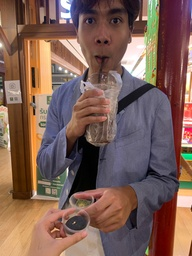
#> input picture Intensity features/pics/me.jpg, 192 x 256 px, shrunk from 1109 x 1479 before the run
$ python piecewise-linear.py
#> lines starting #> are read from the running program, lines starting #| are printed output that depends on the picture
import cv2 as cv
import numpy as np

def pixelVal(pix, r1, s1, r2, s2):
    if(0 <= pix and pix <= r1):
        return (s1 / r1)*pix
    elif(r1 < pix and pix <= r2):
        return ((s2-s1)/(r2-r1)) * (pix - r1) + s1
    else:
        return ((255-s2)/(255-r2)) * (pix-r2) + s2


img = cv.imread('pics/me.jpg')
#> img is the input picture: shape (256, 192, 3); mean B, G, R 85.7, 95.6, 125
r1 = 70
s1 = 0
r2 = 140
s2 = 255

pixelVal_vec = np.vectorize(pixelVal)
contrast_stretched = pixelVal_vec(img, r1, s1, r2, s2)
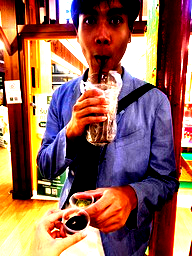
#> contrast_stretched: shape (256, 192, 3) float64; mean B, G, R 87.3, 100.3, 146.1

img_out = np.array(contrast_stretched, dtype = 'uint8')

cv.imwrite('output-pics/contrast-demo.png', img_out)

$ run again, with Intensity features/pics/meandyou.jpg copied over Intensity features/pics/me.jpg
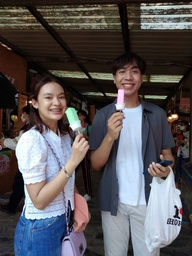
#> input picture Intensity features/pics/meandyou.jpg, 192 x 256 px, shrunk from 1108 x 1477 before the run
#> img is the input picture: shape (256, 192, 3); mean B, G, R 86.9, 84.5, 87.8
#> `contrast_stretched = pixelVal_vec(img, r1, s1, r2, s2)`:
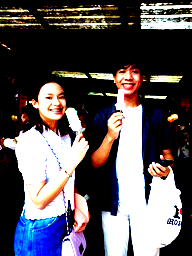
#> contrast_stretched: shape (256, 192, 3) float64; mean B, G, R 90.2, 86.8, 92
